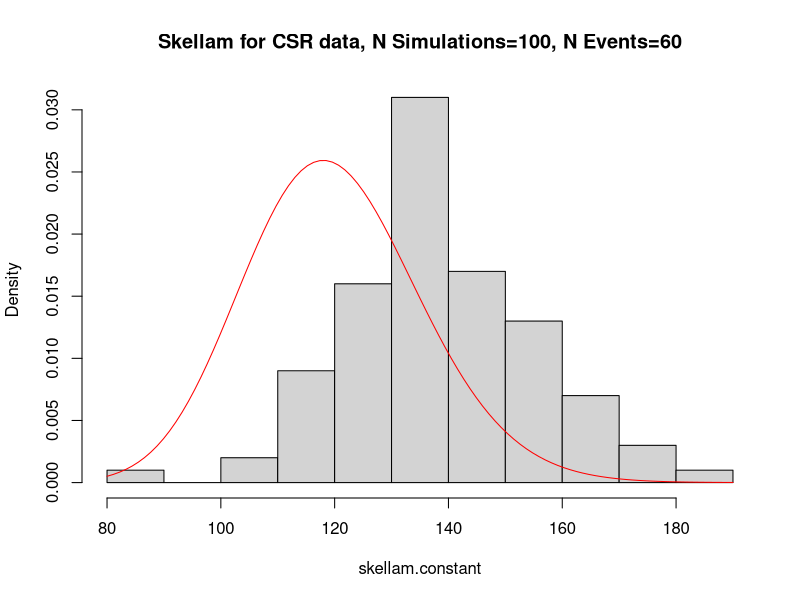
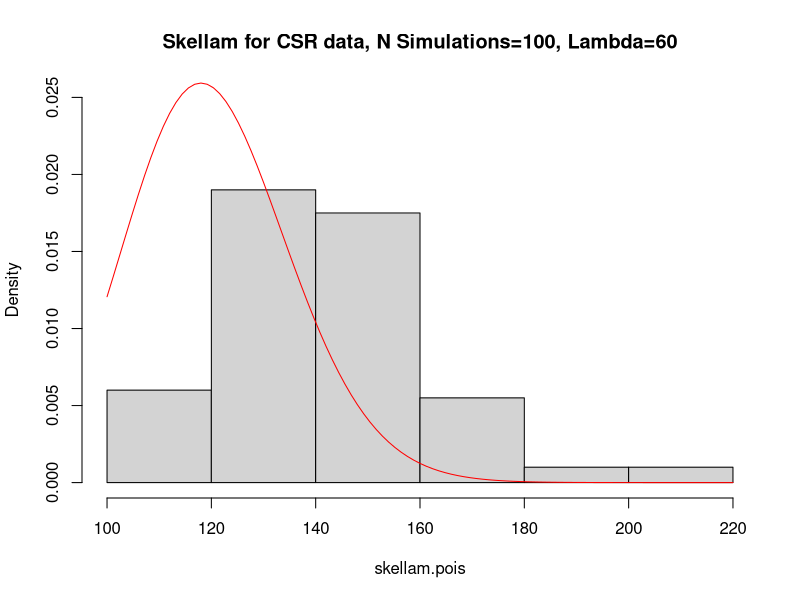
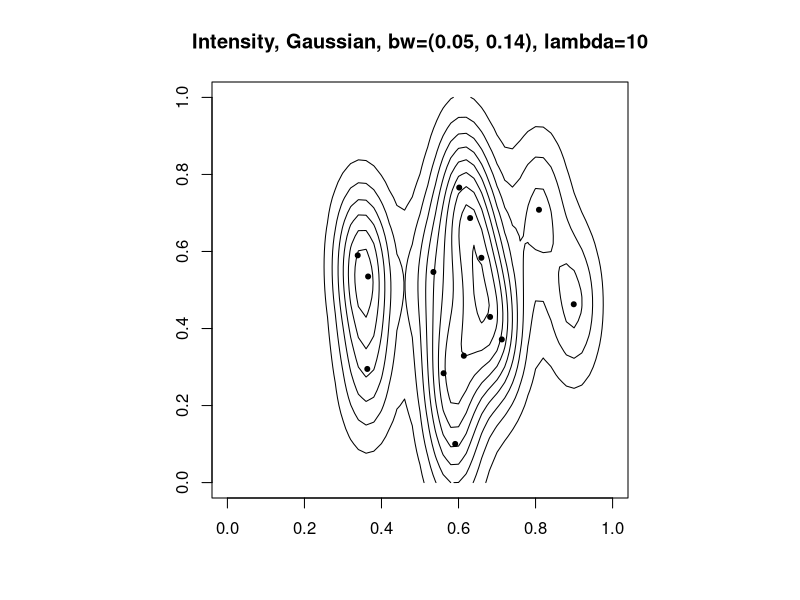
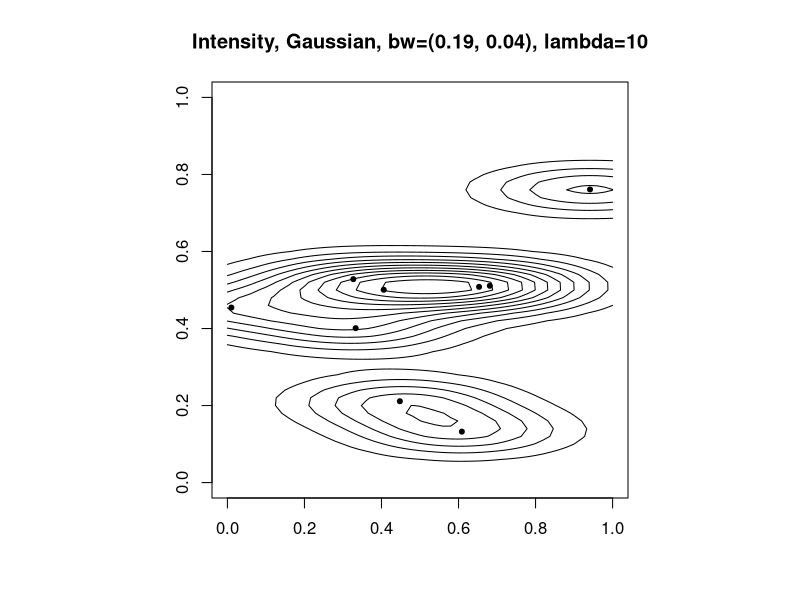
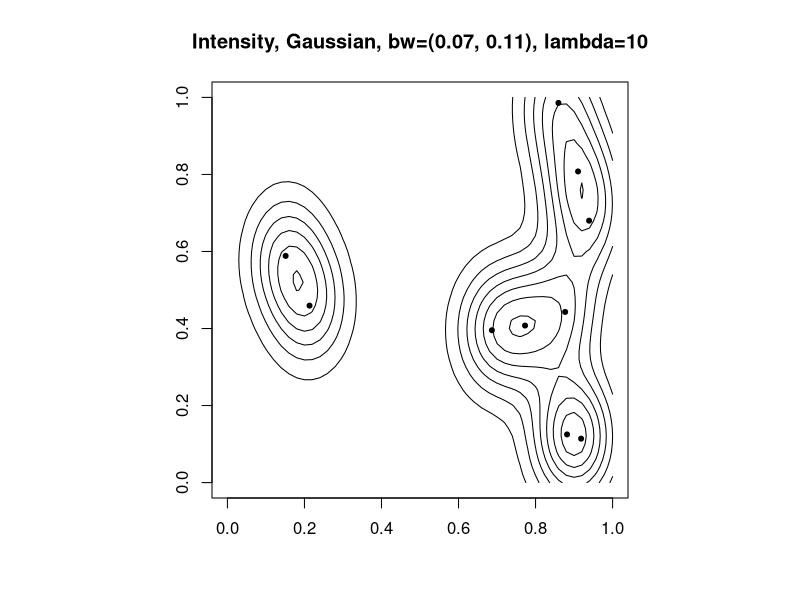
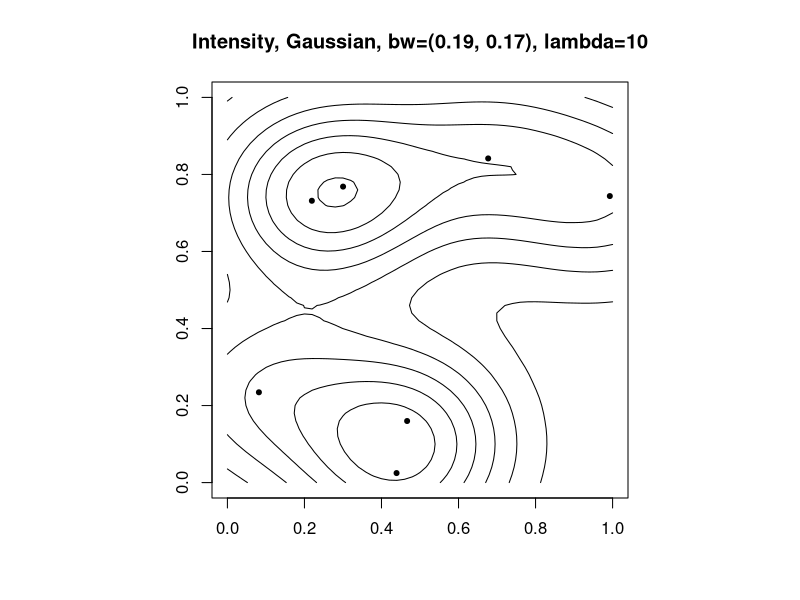
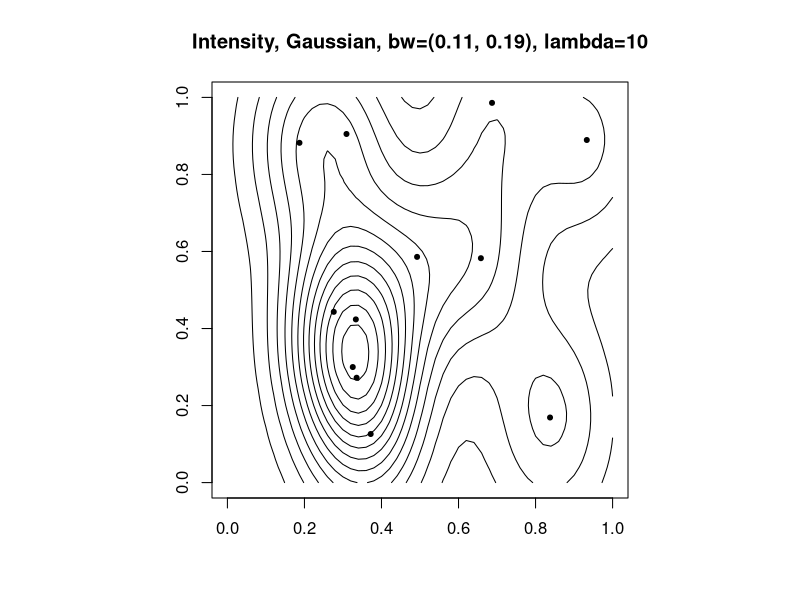
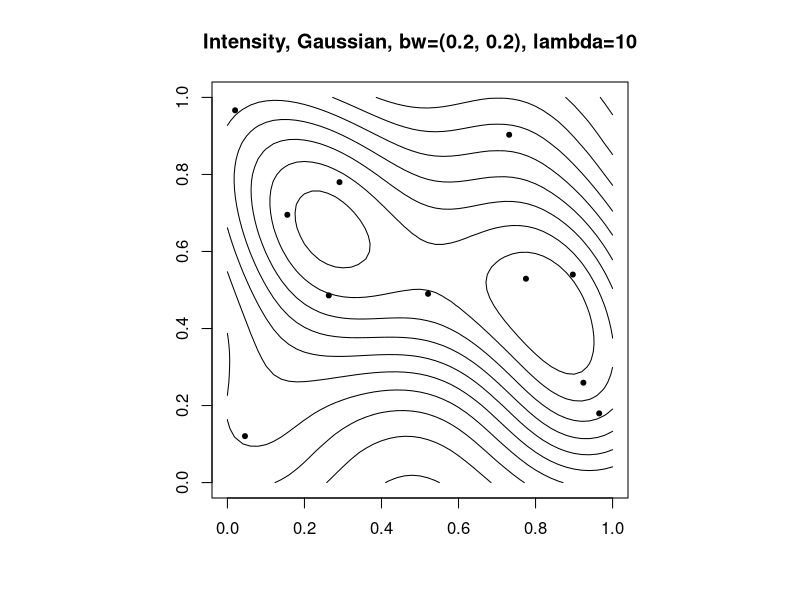

Generate these figures, in order, with R:
## ---- chunk 1
library(KernSmooth)
set.seed(11311441)
## ---- chunk 2
n.sim <- 100
n.events <- 60
lambda <- 60
skellam.constant <- rep(0,n.sim)

for(i in 1:n.sim){
  csr.x <- runif(n=n.events)
  csr.y <- runif(n=n.events)
  
  mindist.csr <- rep(0,n.events)
  for(j in 1:n.events){
    dist <- sqrt( (csr.x[j] - csr.x)^2 + (csr.y[j] - csr.y)^2 )
    mindist.csr[j] <- min(dist[dist!=0])
  }
  
  skellam.constant[i] <- 2*pi*lambda*sum(mindist.csr^2)
}

hist(skellam.constant,main="Skellam for CSR data, N Simulations=100, N Events=60",prob=T)
curve(dchisq(x,df=120),col="red",add=T)
## ---- chunk 3
n.sim <- 100
lambda.pois <- 60
lambda <- 60
skellam.pois <- rep(0,n.sim)

for(i in 1:n.sim){
  n.events <- rpois(1,lambda=lambda.pois)
  csr.x <- runif(n=n.events)
  csr.y <- runif(n=n.events)
  
  mindist.csr <- rep(0,n.events)
  for(j in 1:n.events){
    dist <- sqrt( (csr.x[j] - csr.x)^2 + (csr.y[j] - csr.y)^2 )
    mindist.csr[j] <- min(dist[dist!=0])
  }
  
  skellam.pois[i] <- 2*pi*lambda*sum(mindist.csr^2)
}

hist(skellam.pois,main="Skellam for CSR data, N Simulations=100, Lambda=60",prob=T,ylim=c(0,0.025))
curve(dchisq(x,df=120),col="red",add=T)

## ---- chunk 4
n.sim <- 6
lambda.pois <- 10

for(i in 1:n.sim){
  n.events <- rpois(1,lambda=lambda.pois)
  csr.x <- runif(n=n.events)
  csr.y <- runif(n=n.events)
  csr.mat <- cbind(csr.x,csr.y)
  
  bw.x <- dpik(csr.x)
  bw.y <- dpik(csr.y)
  
  kern.est <- bkde2D(csr.mat,bandwidth=c(bw.x,bw.y),range.x = list(c(0,1),c(0,1)))  
  par(pty="s")
  contour(kern.est$x1,kern.est$x2,kern.est$fhat,drawlabels=F,main=paste0("Intensity, Gaussian, bw=(",round(bw.x,2),", ",round(bw.y,2),"), lambda=10"))
  points(csr.x,csr.y,pch=20)
  print(c(min(kern.est$fhat),max(kern.est$fhat)))
}

lambda.pois <- 20

for(i in 1:n.sim){
  n.events <- rpois(1,lambda=lambda.pois)
  csr.x <- runif(n=n.events)
  csr.y <- runif(n=n.events)
  csr.mat <- cbind(csr.x,csr.y)
  
  bw.x <- dpik(csr.x)
  bw.y <- dpik(csr.y)
  
  kern.est <- bkde2D(csr.mat,bandwidth=c(bw.x,bw.y),range.x = list(c(0,1),c(0,1)))  
  par(pty="s")
  contour(kern.est$x1,kern.est$x2,kern.est$fhat,drawlabels=F,main=paste0("Intensity, Gaussian, bw=(",round(bw.x,2),", ",round(bw.y,2),"), lambda=20"))
  points(csr.x,csr.y,pch=20)
  print(min(kern.est$fhat),max(kern.est$fhat))
}

lambda.pois <- 100

for(i in 1:n.sim){
  n.events <- rpois(1,lambda=lambda.pois)
  csr.x <- runif(n=n.events)
  csr.y <- runif(n=n.events)
  csr.mat <- cbind(csr.x,csr.y)
  
  bw.x <- dpik(csr.x)
  bw.y <- dpik(csr.y)
  
  kern.est <- bkde2D(csr.mat,bandwidth=c(bw.x,bw.y),range.x = list(c(0,1),c(0,1)))  
  
  par(pty="s")
  contour(kern.est$x1,kern.est$x2,kern.est$fhat,drawlabels=F,main=paste0("Intensity, Gaussian, bw=(",round(bw.x,2),", ",round(bw.y,2),"), lambda=100"))
  points(csr.x,csr.y,pch=20)
  print(c(min(kern.est$fhat),max(kern.est$fhat)))
}
## ---- chunk 5
intensity <- function(x,y){
  return(3*exp(-((x-0.3)^2+(y-0.7)^2)))
}

granularity <- 101

x.pt <- seq(from=0,to=1,length.out=granularity)
y.pt <- seq(from=0,to=1,length.out=granularity)
z.pt <- matrix(data=NA,nrow=granularity,ncol=granularity)
for(i in 1:granularity){
  for(j in 1:granularity){
    z.pt[i,j] <- intensity(x.pt[i],y.pt[j])
  }
}

contour(x.pt,y.pt,z.pt)

n.events <- 60
n.realizations <- 6

for(i in 1:n.realizations){
  csr.x <- c()
  csr.y <- c()
  max.lambda <- max(z.pt)
  
  while(length(csr.x) < n.events){
    x.cand <- runif(1)
    y.cand <- runif(1)
    
    w <- runif(1)
    intens.xy <- intensity(x.cand,y.cand)
    
    if(w <= (intens.xy/max.lambda)){
      csr.x <- c(csr.x,x.cand)
      csr.y <- c(csr.y,y.cand)
    }
  }
  
  
  csr.mat <- cbind(csr.x,csr.y)
  
  bw.x <- dpik(csr.x)
  bw.y <- dpik(csr.y)
  
  kern.est <- bkde2D(csr.mat,bandwidth=c(bw.x,bw.y),range.x = list(c(0,1),c(0,1)))  
  
  par(pty="s")
  contour(kern.est$x1,kern.est$x2,kern.est$fhat,drawlabels=F,main=paste0("Intensity, Gaussian, bw=(",round(bw.x,2),", ",round(bw.y,2),")"))
  points(csr.x,csr.y,pch=20)
  
  where.max <- which(kern.est$fhat==max(kern.est$fhat),arr.ind=T)
  contour(kern.est$x1,kern.est$x2,kern.est$fhat,drawlabels=F,main=paste0("Intensity, Gaussian, bw=(",round(bw.x,2),", ",round(bw.y,2),")"))
  points(0.3,0.7,pch=3)
  points(kern.est$x1[where.max[1]],kern.est$x2[where.max[2]],pch=7)
}
